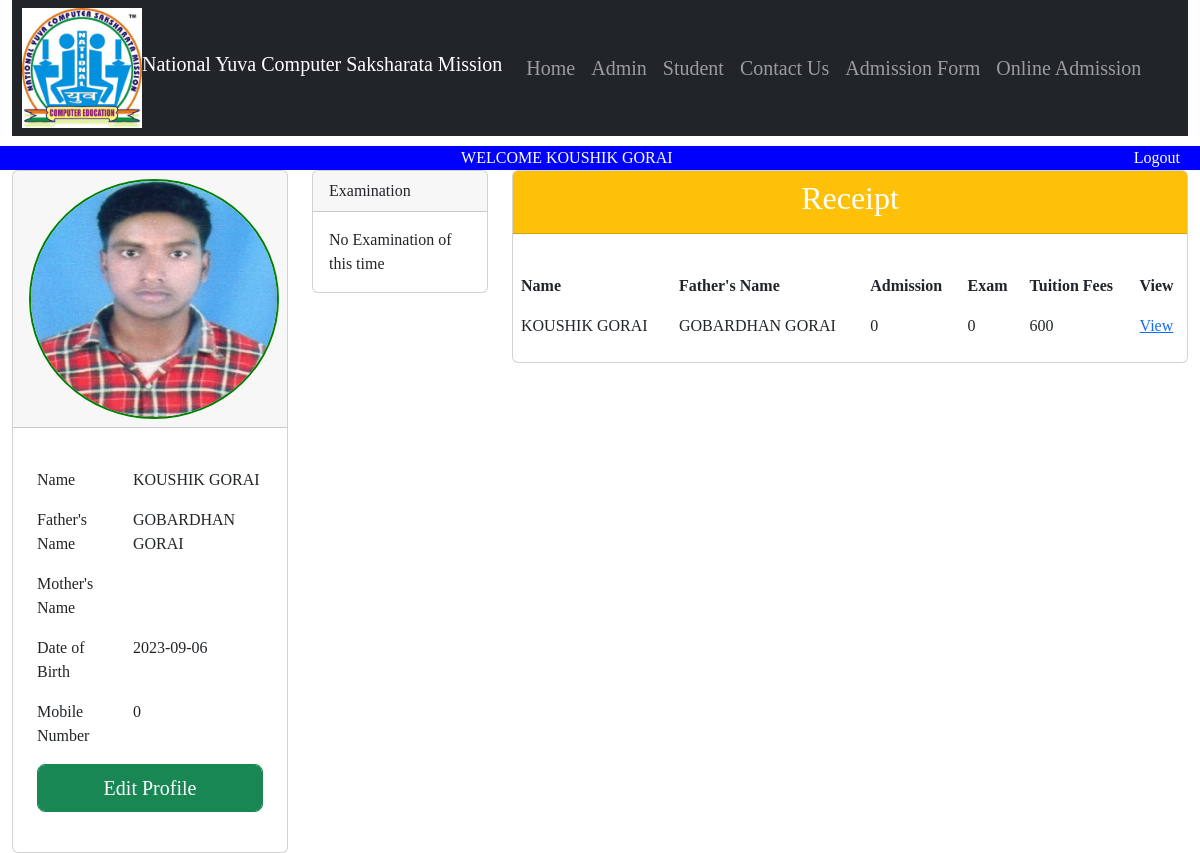
/user.php (signed in), run on the app's committed database.
### tables this page shows
CREATE TABLE `user` (
  `id` bigint(20) NOT NULL,
  `username` varchar(40) NOT NULL,
  `password` varchar(40) NOT NULL,
  `f_name` varchar(25) NOT NULL,
  `m_name` varchar(25) NOT NULL,
  `dob` date NOT NULL DEFAULT current_timestamp(),
  `mob` int(11) NOT NULL,
  `file` varchar(300) NOT NULL,
  `status` int(11) NOT NULL,
  `serial` bigint(20) NOT NULL,
  `date` date NOT NULL DEFAULT current_timestamp(),
  `course` varchar(20) NOT NULL,
  `admission_fees` int(11) NOT NULL,
  `Registration_fees` int(11) NOT NULL,
  `Tuituion_fees` int(11) NOT NULL,
  `Late_fees` int(11) NOT NULL,
  `Exam_fees` int(11) NOT NULL,
  `Maintain_fees` int(11) NOT NULL,
  `other_fees` int(11) NOT NULL,
  `total` int(11) NOT NULL
);

### user.php (the view, shortened to what this page needs)
<?php
include_once('connfig.php');
include_once('header.php');
$user = $_SESSION['username'];
$f_name = $_SESSION['f_name'];
$password = $_SESSION['password'];
$quea = "SELECT * FROM user WHERE username = '$user' and f_name = '$f_name' and password = '$password'";
$run = mysqli_query($conn,$quea);
if($run){
	$rows = mysqli_fetch_assoc($run);
}
?>
<!DOCTYPE html>
<html>
<head>
	<link href="https://cdn.jsdelivr.net/npm/bootstrap@5.2.0-beta1/dist/css/bootstrap.min.css" rel="stylesheet">
</head>
<body>
	<div class="head">
				WELCOME <?php if (isset($_SESSION['username'])){
					echo $_SESSION['username'];
					} else{
					header('location:login.php');
				} ?>
				<div style="float:right; margin-right:20px;"><a style="text-decoration:none; color:white;" href="logout.php">Logout</a></div>
			</div>
<div class="container-fluid">
	<div class="row">
		<div class="col-sm-3">
			<form action="" method="post">
				<div class="card">
					<div class="card-header center">
						<img src="<?php echo 'upload/'.$rows['file'] ?>" style="border-radius: 50%; border:2px solid green; height:15rem; width:250px;">
					</div>
					<div class="card-body">
						<table class="table table-borderless">
				<tr><td colspan="2"></td></tr>
				<tr><td>Name</td><td><?php echo $rows['username']; ?></td></tr>
				<tr><td>Father's Name</td><td><?php echo $rows['f_name']; ?></td></tr>
				<tr><td>Mother's Name</td><td><?php echo $rows['m_name']; ?></td></tr>
				<tr><td>Date of Birth</td><td><?php echo $rows['dob']; ?></td></tr>
				<tr><td>Mobile Number</td><td><?php echo $rows['mob']; ?></td></tr>
				<tr><td colspan="2"><a class="btn btn-success btn-lg btn-block form-control" href="edit_user.php?id=$id">Edit Profile</a></td></tr>
			</table>
					</div>
				</div>
		</div>
		<div class="col-sm-2">
			<div class="card">
				<div class="card-header">
					Examination
				</div>
				<div class="card-body">
					<?php
					$quea = "SELECT * FROM user WHERE username = '$user' and f_name = '$f_name'";
					$run = mysqli_query($conn,$quea);
					$rows = mysqli_fetch_assoc($run);
					if($rows['status']==0){
						echo "No Examination of this time";
					}
						elseif ($rows['status']==1) {
						echo "<a href = 'ques_paper1.php'>1<sup>st</sup> Semester Examination</a>";
						}elseif ($rows['status']==2){
						echo "<a href = 'ques_paper2.php'>1<sup>st</sup> Semester Examination</a>";
						} else{
							echo "You are All Exam Clear";
						}
					 ?>
				</div>
			</div>
		</div>
		<div class="col-sm-7">
			<div class="card">
				<div class="card-header bg-warning text-white">
					<center><h2>Receipt</h2></center></div>
					<table class="table  table-borderless">
					<tr>
						<th>Name</th><th>Father's Name</th><th>Admission </th><th>Exam </th><th>Tuition Fees</th><th>View</th>
					</tr>
				<div class="card-body">
						<?php
						$na = "SELECT * FROM user WHERE username = '$user' and f_name = '$f_name' order by id desc";
						$ru = mysqli_query($conn,$na);
						while ($rows = mysqli_fetch_assoc($ru)){
						echo "<tr><td>";
						echo $rows['username'] ;
						echo "</td><td>";
						echo $rows['f_name'];
						echo "</td><td>";
						echo $rows['admission_fees'] ;
						echo "</td><td>";
						echo $rows['Exam_fees'] ;
						echo "</td><td>";
						echo $rows['Tuituion_fees'] ;
						echo"</td><td><a href='stu_receipt.php?stuid=$rows[id]'>View</a></td></tr>"	;
				?>
						<?php
						}
						?>
					</table>
				</div>
			</div>
		</div>
	</div>
</body>
</html>

### header.php (style rules this page uses)
* { font-family: Apple Chancery; }

### user.php (style rules this page uses)
.head { margin-top: 10px; background-color: blue; color:white; text-align: center; }

### data on the page
user: file (picture), username "KOUSHIK GORAI", f_name "GOBARDHAN GORAI", dob "2023-09-06", mob "0", admission_fees "0", Exam_fees "0", Tuituion_fees "600"

### other printed values
$_SESSION['username'] "KOUSHIK GORAI"
